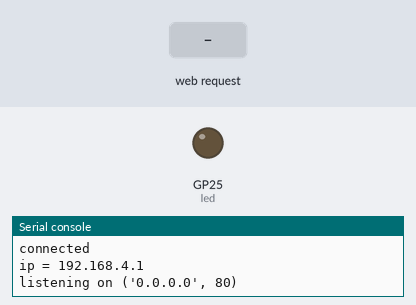
Recording of a program running on a simulated Raspberry Pi Pico running MicroPython. On the bench: output pins drawn as LEDs (lit = HIGH), the last lines printed to the serial console. The test bench sets the inputs (shaded band). The board's own WiFi access point starts at once; library files of the repository ran but are not shown: 3 file(s). At 4.3 s the program stops and its outputs stay as they are.

Above: at 1.2 s.
1.3 s: HTTP request GET /light received
At 2.5 s:
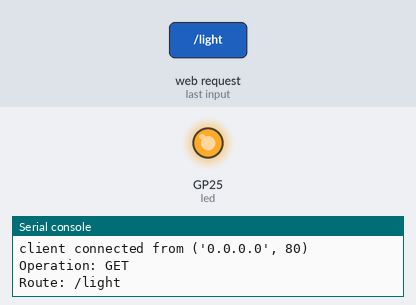
2.8 s: HTTP request GET / received
4.3 s: HTTP request GET /stop received
Timing chart, 0 to 5.8 s (numbered marks = the images above; inputs shaded):
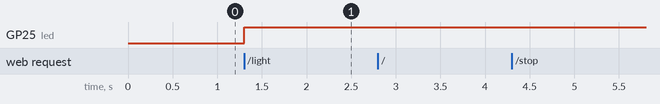

Measured:
- after the input at 1.3 s, GP25 (led): LOW → HIGH at once

The program:

code.py
```python
from network import WLAN, AP_IF
from access_point import start_access_point
from server import start_server

ssid = 'Pico Server'
password = '123456789'


wlan = WLAN(AP_IF)
wlan.config(ssid=ssid, password=password)

# wlanState = wlan.active();
# print(f'Starting WLAN state: {wlanState}')

wlan.active(False)

start_access_point(wlan)
start_server(wlan)

wlan.active(False)
print('Stopping wlan')
```

access_point.py
```python
def start_access_point(wlan):
    wlan.active(True)

    print("Attempting to start access point...")

    while wlan.active == False:
      pass

    print("Access point active.")

    print(wlan.ifconfig())
```

server.py
```python
def start_server(wlan):
    from socket import socket, getaddrinfo, SOL_SOCKET, SO_REUSEADDR
    from time import sleep
    from .responses import ok, unsupported
    from sys import print_exception

    # Wait for connect or fail
    max_wait = 10
    while max_wait > 0:
        if wlan.status() < 0 or wlan.status() >= 3:
            break
        max_wait -= 1
        print('waiting for connection...')
        sleep(1)

    # Handle connection error
    if wlan.status() != 3:
        raise RuntimeError('network connection failed')
    else:
        print('connected')
        status = wlan.ifconfig()
        print( 'ip = ' + status[0] )

    addr = getaddrinfo('0.0.0.0', 80)[0][-1]

    # Open socket
    sock = socket()
    sock.setsockopt(SOL_SOCKET, SO_REUSEADDR, 1)
    sock.bind(addr)
    sock.listen(1)

    print('listening on', addr)

    isRunning = True

    # Listen for connections
    while isRunning:
        connection = None

        try:
            connection, address = sock.accept()
            print('client connected from', addr)

            request = connection.recv(1024)
            # print(request)
            request = request.decode('ascii')

            parts = request.split()

            operation = parts[0]
            route = parts[1]

            print(f'Operation: {operation}')
            print(f'Route: {route}')

            if route == '/stop':
                print('Stopping Server')
                isRunning = False;

            if route == '/light':
                from light import toggle_light
                toggle_light()

            response = ok()

            connection.send('HTTP/1.0 200 OK\r\nContent-type: text/html\r\n\r\n')
            connection.send(response)

        except Exception as e:
            print_exception(e)
        finally:
            if connection:
                connection.close()
                connection = None

    print('Closing Socket...')
    sock.close()
    print('Closed Socket.')
```

responses.py
```python
def ok():
    return """
        <!DOCTYPE html>
        <html>
            <head>
                <title>Pico Server</title>
            </head>
            <body>
                <p>Hello World</p>
            </body>
        </html>
    """

def unsupported():
    return """
        <!DOCTYPE html>
        <html>
            <head>
                <title>Pico Server</title>
            </head>
            <body>
                <p>Unsupported Operation</p>
            </body>
        </html>
    """
```

light.py
```python
def blink_light():
    from machine import Pin, Timer

    led = Pin("LED", Pin.OUT)
    timer = Timer()

    def tick(timer):
        led.toggle()

    timer.init(freq=2.5, mode=Timer.PERIODIC, callback=tick)


def toggle_light():
    from machine import Pin

    led = Pin("LED", Pin.OUT)
    led.toggle()


def switch_light(isOn):
    from machine import Pin

    led = Pin("LED", Pin.OUT)
    led.value(1 if isOn else 0)
```
